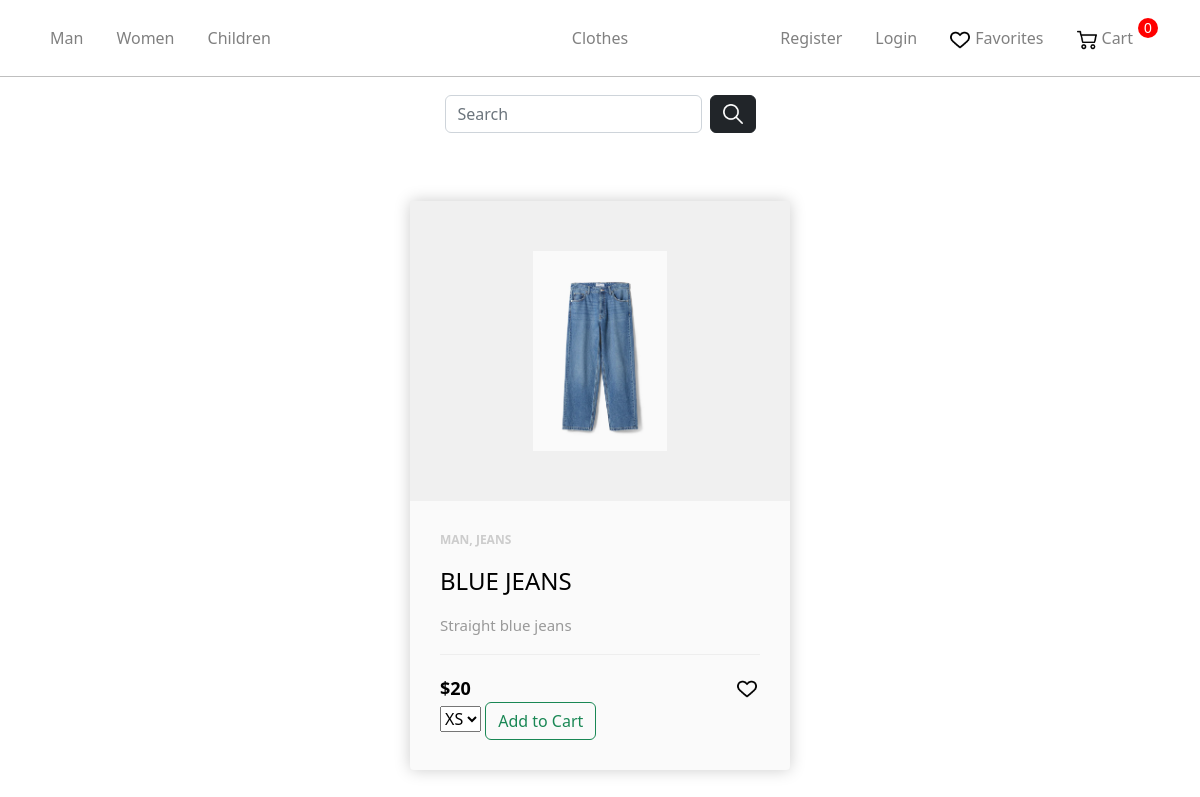
The app's page /product/blue-jeans/ with its own data.
### store/models.py (models this page shows, shortened)
class Gender(models.Model):
    name = models.CharField(max_length=100, db_index=True)
    slug = models.SlugField(max_length=255, unique=True, db_index=True)
    categories_id = models.ManyToManyField('Category')
    def __str__(self):
        return self.name
    def get_absolute_url(self):
        return reverse('gender', kwargs={'gender_slug': self.slug})

class Product(models.Model):
    AVAILABILITY =(
        ('Y', 'В наличии'),
        ('N', 'Нет в наличии'),
    )
    name = models.CharField(max_length=255)
    slug = models.SlugField(max_length=255, unique=True, db_index=True)
    description = models.TextField(blank=True)
    discount = models.BooleanField(default=False)
    price = models.IntegerField()
    price_discount = models.IntegerField(blank=True)
    photo = models.ImageField(upload_to="photos")
    size = models.CharField(max_length=255)
    availability = models.CharField(max_length=1,choices = AVAILABILITY,default = '')
    cat = models.ForeignKey('Category', on_delete=models.PROTECT)
    gender = models.ForeignKey('Gender', on_delete=models.PROTECT)
    sizes = models.ManyToManyField('Size')
    def get_add_favorite(self):
        return reverse('add_to_favorite', kwargs={'product_slug': self.slug})

class Category(models.Model):
    name = models.CharField(max_length=100, db_index=True)
    slug = models.SlugField(max_length=255, unique=True, db_index=True)
    def __str__(self):
        return self.name

### store/views.py (the view)
# urls.py: path('product/<slug:product_slug>/',views.product,name='product'),
def product(request,product_slug):
    context = {}
    product = Product.objects.get(slug=product_slug)
    context = get_user_context(context, request)
    context['product'] = product
    return render(request, "store/product.html", context)

### store/utils.py (called while the page is built)
def get_user_context(dict,request):
    context = dict
    genders = Gender.objects.all()
    ordered = 1
    if not request.user.is_authenticated:
        ordered = 0
    else:
        order_qs = Order.objects.filter(user=request.user, ordered=False)
        if order_qs.exists():
            context["order"] = order_qs[0]
        else:
            ordered = 0
    context["genders"] = genders
    context["gender_selected"] = -1
    context["cat_selected"] = -1
    context["ordered"] = ordered
    return context

### store/templates/store/product.html (shortened to what this page needs)
{% extends 'store/layout.html' %}
{% load static %}
{% load store_tags %}
{% block content %}
    <div class="product-card" style="box-shadow:hsl(0, 0%, 80%) 0 0 16px; border-radius: 4px">
		<div class="product-tumb">
			<img src="{{product.photo.url}}" alt="">
		</div>
		<div class="product-details">
			<span class="product-catagory">{{product.gender}}, {{product.cat}}</span>
			<h4>{{product.name}}</h4>
			<p>{{product.description}}</p>
			<div class="product-bottom-details">
				{%if product.discount%}
				<div style="color: red" class="product-price"><small style="color: black">${{product.price_discount}}</small>${{product.price}}</div>
				{%else%}
				<div style="color: black" class="product-price">${{product.price}}</div>
				{%endif%}
				<div class="product-links">
					<a href="{{product.get_add_favorite}}"><i class="fa fa-heart"><img src="../../static/store/img/heart.png" alt="Heart Icon"></i></a>
				</div>
			</div>
			<select name="sizes" id="sizes" >
			{%for size in product.sizes.all%}
            <option value="{{size.name}}">{{size.name}}</option>
			{%endfor%}
			</select>
			<input type="button" id="addcart" value="Add to Cart"  name="" class="btn btn-outline-success add-btn">
		</div>
	</div>
{% endblock %}

### store/templates/store/layout.html (shortened to what this page needs)
{% load static %}
<!doctype html>
<html lang="en">
<head>
    <link rel="stylesheet" href="https://cdn.jsdelivr.net/npm/bootstrap@5.2.3/dist/css/bootstrap.min.css">
    <link rel="stylesheet" href="{% static 'store/css/main.css' %}">
</head>
<body>
    <nav class="navbar navbar-expand-sm navbar-dark main-nav">
    <div class="container justify-content-center">
        <ul class="nav navbar-nav w-100 flex-nowrap">
            {% for gender in genders%}
            <li class="nav-item active">
                {%if gender == gender_selected%}
                <p class="nav-link-selected lk" >{{gender.name}}</p>
                {%else%}
                <a class="nav-link lk" href="{{gender.get_absolute_url}}">{{gender.name}}</a>
                {%endif%}
            {% endfor %}
        </ul>
        <ul class="nav navbar-nav justify-content-center">
            <li class="nav-item"><a class="nav-link" href="{% url 'main' %}">Clothes</a></li>
        </ul>
        <ul class="nav navbar-nav w-100 justify-content-end">
            {% if request.user.is_authenticated %}
            <li class="nav-item">
                <a class="nav-link lk" href="{% url 'logout' %}">Logout</a>
            </li>
            {%else%}
            <li class="nav-item">
                <a class="nav-link lk" href="{% url 'register' %}">Register</a>
            </li>
            <li class="nav-item">
                <a class="nav-link lk" href="{% url 'login' %}">Login</a>
            </li>
            {%endif%}
            <li class="nav-item">
                <a class="nav-link lk icon" href="{% url 'liked' %}"><img src="../../static/store/img/heart.png" alt="Heart Icon">Favorites</a>
            </li>
            <li class="nav-item">
                {%if not ordered%}
                    <p class="cart-total">0</p>
                {%else%}
                    <p class="cart-total">{{order.products.count}}</p>
                {%endif%}
                <a class="nav-link lk icon" href="{% url 'cart' %}"><img src="../../static/store/img/shopping-cart.png" alt="Cart Icon">Cart</a>
            </li>
        </ul>
    </div>
    </nav>
    <hr class="nav">
    <nav class="navbar navbar-expand-sm navbar-dark sec-nav">
    <div class="container justify-content-center">
        <form class="d-flex" role="search">
        <input class="form-control search-input me-2" type="search" placeholder="Search" aria-label="Search" name ="search_area" value="{{ search_input }}">
        <button type="button" class="btn btn-dark"><img src="../../static/store/img/loupe.png" alt="Loupe Icon"></button>
        </form>
    </div>
    </nav>
    {% block content %}
    {% endblock %}
</body>
</html>

### store/static/store/css/main.css (style rules this page uses)
.navbar .icon img { height: 20px; vertical-align: middle; margin-right: 5px; }
.navbar { padding: 18px; }
.navbar-expand-sm .navbar-nav .lk { padding-right: 25px; }
.navbar-nav .nav-link { color: gray; transition: color 0.2s ease-in-out; }
.navbar .cart-total { display: block; text-align: center; color: white; background-color: red; width: 20px; height: 20px; border-radius: 50%; font-size: 14px; font-family: Arial , sans-serif; float: right; }
.btn-dark { padding-top: 2px; }
.navbar .btn-dark img { height: 20px; width: 20px; vertical-align: middle; }
hr { margin: 0; color: black; }

### store/templates/store/product.html (style rules this page uses)
* { -webkit-box-sizing: border-box; box-sizing: border-box; margin: 0; padding: 0; }
a { text-decoration: none; }
.product-card { width: 380px; position: relative; box-shadow: 0 2px 7px #dfdfdf; margin: 50px auto; background: #fafafa; }
.product-tumb { display: flex; align-items: center; justify-content: center; height: 300px; padding: 50px; background: #f0f0f0; }
.product-tumb img { max-width: 100%; max-height: 100%; }
.product-details { padding: 30px; }
.product-catagory { display: block; font-size: 12px; font-weight: 700; text-transform: uppercase; color: #ccc; margin-bottom: 18px; }
.product-details h4 { font-weight: 500; display: block; margin-bottom: 18px; text-transform: uppercase; color: black; text-decoration: none; transition: 0.3s; }
.product-details p { font-size: 15px; line-height: 22px; margin-bottom: 18px; color: #999; }
.product-bottom-details { overflow: hidden; border-top: 1px solid #eee; padding-top: 20px; }
.product-bottom-details div { float: left; width: 50%; }
.product-price { font-size: 18px; color: black; font-weight: 600; }
.product-links { text-align: right; }
.product-links a { display: inline-block; margin-left: 5px; color: #e1e1e1; transition: 0.3s; font-size: 17px; height: 20px; }
.product-links img { height: 20px; padding-right: 3px; transition: .2s; }

### records on screen
Gender: name "Man"
Gender: name "Women"
Gender: name "Children"
Product: photo (picture), gender "MAN", cat "JEANS", name "BLUE JEANS", description "Straight blue jeans", price "20"

### other values on screen
form field sizes "XS"
